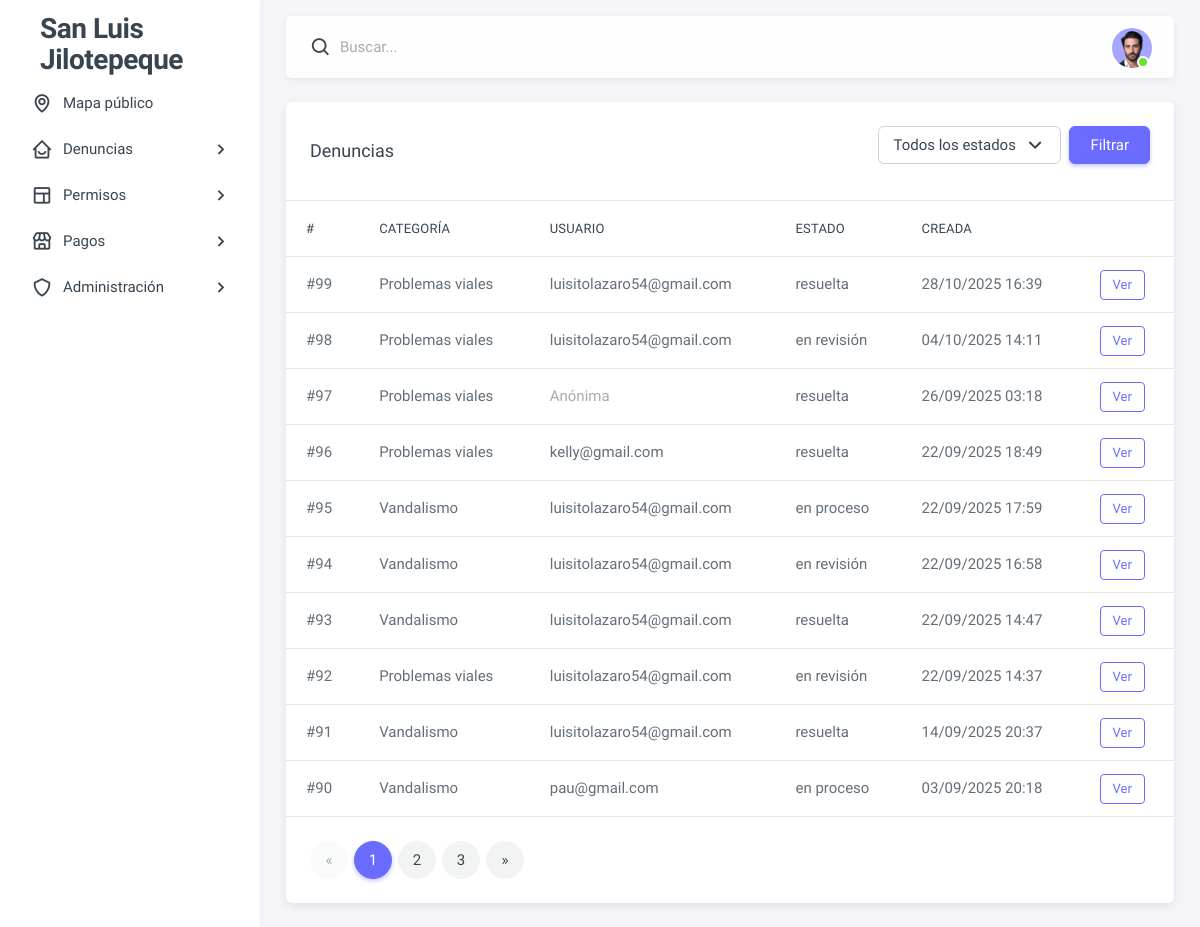
/admin-panel/denuncias/ (signed in), run on the app's committed database.
### dashboard/models.py (models this page shows, shortened)
class Denuncia(models.Model):
    ESTADOS = [
        ('enviada', 'Enviada'),
        ('en revisión', 'En revisión'),
        ('en proceso', 'En proceso'),
        ('resuelta', 'Resuelta'),
        ('rechazada', 'Rechazada'),
    ]
    usuario = models.ForeignKey(settings.AUTH_USER_MODEL, on_delete=models.SET_NULL, null=True, blank=True)
    categoria = models.ForeignKey('CategoriaDenuncia', on_delete=models.PROTECT)
    descripcion = models.TextField()
    fecha_hecho = models.DateField()
    es_anonima = models.BooleanField(default=False)
    estado = models.CharField(max_length=20, choices=ESTADOS, default='enviada')
    ubicacion = models.ForeignKey('Ubicacion', on_delete=models.SET_NULL, null=True, blank=True)
    evidencia = models.FileField(upload_to='denuncias/evidencias/', null=True, blank=True)
    rechazo_motivo = models.TextField(blank=True, default="")
    resolucion_nota = models.TextField(blank=True, default="")
    resolucion_evidencia = models.FileField(upload_to='denuncias/resoluciones/', null=True, blank=True)
    resuelto_por = models.ForeignKey(
        settings.AUTH_USER_MODEL, on_delete=models.SET_NULL,
        null=True, blank=True, related_name='denuncias_resueltas'
    )
    creada_en = models.DateTimeField(auto_now_add=True)
    finalizada_en = models.DateTimeField(null=True, blank=True)
    class Meta:
        indexes = [
            models.Index(fields=['estado']),
            models.Index(fields=['creada_en']),
        ]

class CategoriaDenuncia(models.Model):
    nombre = models.CharField(max_length=50, unique=True)

class Usuario(AbstractBaseUser, PermissionsMixin):
    TIPO_USUARIO_CHOICES = [
        ('ciudadano', 'Ciudadano'),
        ('administrador', 'Administrador'),
    ]
    nombre = models.CharField(max_length=100)
    apellido = models.CharField(max_length=100)
    correo = models.EmailField(unique=True, max_length=150)
    telefono = models.CharField(max_length=20, blank=True, null=True)
    es_activo = models.BooleanField(default=False)
    token_activacion = models.UUIDField(default=uuid.uuid4, editable=False)
    token_creado_en = models.DateTimeField(default=timezone.now)  # Fecha para validar 24h
    tipo_usuario = models.CharField(max_length=20, choices=TIPO_USUARIO_CHOICES, default='ciudadano')
    creado_en = models.DateTimeField(auto_now_add=True)
    acepta_terminos = models.BooleanField(default=False)
    terminos_aceptados_en = models.DateTimeField(null=True, blank=True)
    terminos_version = models.CharField(
        max_length=20,
        default="v1-2025-11",  # o lo que quieras usar como etiqueta de versión
    )
    is_staff = models.BooleanField(default=False)
    USERNAME_FIELD = 'correo'
    REQUIRED_FIELDS = ['nombre', 'apellido', 'telefono']
    objects = UsuarioManager()

### dashboard/views/admin_panel.py (the view)
# urls.py: path('admin-panel/denuncias/', admin_panel.denuncias, name='admin_denuncias'),
@user_passes_test(es_admin, login_url='login')
def denuncias(request):
    qs = Denuncia.objects.select_related('categoria','usuario','ubicacion').order_by('-creada_en')
    estado = request.GET.get('estado', '')   # <-- default vacío
    if estado:
        qs = qs.filter(estado=estado)
    paginator = Paginator(qs, 10)
    page_obj = paginator.get_page(request.GET.get('page') or 1)
    return render(request, 'admin_panel/denuncias_list.html', {
        "page_obj": page_obj,
        "estado": estado,
        "ESTADOS": ESTADOS,
    })

### dashboard/views/admin_panel.py (called while the page is built)
def es_admin(user):
    return user.is_authenticated and (user.is_staff or getattr(user, 'tipo_usuario', '') == 'administrador')

### dashboard/templates/admin_panel/denuncias_list.html (shortened to what this page needs)
{% extends "admin_panel/base_admin.html" %}
{% block content %}
<div class="card">
  <div class="card-header d-flex justify-content-between align-items-center">
    <h5 class="mb-0">Denuncias</h5>
    <form method="get" class="mb-3 d-flex gap-2">
      <select name="estado" class="form-select" style="max-width:220px;">
        <option value="">Todos los estados</option>
      </select>
      <button class="btn btn-primary">Filtrar</button>
    </form>
  </div>
  <div class="table-responsive">
    <table class="table mb-0">
      <thead>
        <tr>
          <th>#</th>
          <th>Categoría</th>
          <th>Usuario</th>
          <th>Estado</th>
          <th>Creada</th>
          <th></th>
        </tr>
      </thead>
      <tbody>
        {% for d in page_obj.object_list %}
        <tr>
          <td>#{{ d.id }}</td>
          <td>{{ d.categoria.nombre }}</td>
          <td>{% if d.usuario %}{{ d.usuario.correo }}{% else %}<span class="text-muted">Anónima</span>{% endif %}</td>
          <td>{{ d.estado }}</td>
          <td>{{ d.creada_en|date:"d/m/Y H:i" }}</td>
          <td><a class="btn btn-sm btn-outline-primary" href="{% url 'admin_denuncia_detalle' d.id %}">Ver</a></td>
        </tr>
        {% empty %}
        <tr>
          <td colspan="6" class="text-center text-muted py-4">Sin registros</td>
        </tr>
        {% endfor %}
      </tbody>
    </table>
  </div>
  {% if page_obj.paginator.num_pages > 1 %}
  <div class="card-footer">
    <nav>
      <ul class="pagination mb-0">
        {% if page_obj.has_previous %}
        <li class="page-item"><a class="page-link"
            href="?page={{ page_obj.previous_page_number }}{% if estado %}&estado={{ estado }}{% endif %}">&laquo;</a>
        </li>
        {% else %}<li class="page-item disabled"><span class="page-link">&laquo;</span></li>{% endif %}
        {% for num in page_obj.paginator.page_range %}
        {% if num == page_obj.number %}
        <li class="page-item active"><span class="page-link">{{ num }}</span></li>
        {% elif num >= page_obj.number|add:-2 and num <= page_obj.number|add:2 %} <li class="page-item"><a
            class="page-link" href="?page={{ num }}{% if estado %}&estado={{ estado }}{% endif %}">{{ num }}</a></li>
          {% endif %}
          {% endfor %}
          {% if page_obj.has_next %}
          <li class="page-item"><a class="page-link"
              href="?page={{ page_obj.next_page_number }}{% if estado %}&estado={{ estado }}{% endif %}">&raquo;</a>
          </li>
          {% else %}<li class="page-item disabled"><span class="page-link">&raquo;</span></li>{% endif %}
      </ul>
    </nav>
  </div>
  {% endif %}
</div>
{% endblock %}

### data on the page
Denuncia: id "99", categoria.nombre "Problemas viales", usuario.correo "luisitolazaro54@gmail.com", estado "resuelta", creada_en "28/10/2025 16:39"
Denuncia: id "98", categoria.nombre "Problemas viales", usuario.correo "luisitolazaro54@gmail.com", estado "en revisión", creada_en "04/10/2025 14:11"
Denuncia: id "97", categoria.nombre "Problemas viales", shows "Anónima", estado "resuelta", creada_en "26/09/2025 03:18"
Denuncia: id "96", categoria.nombre "Problemas viales", usuario.correo "kelly@gmail.com", estado "resuelta", creada_en "22/09/2025 18:49"
Denuncia: id "95", categoria.nombre "Vandalismo", usuario.correo "luisitolazaro54@gmail.com", estado "en proceso", creada_en "22/09/2025 17:59"
Denuncia: id "94", categoria.nombre "Vandalismo", usuario.correo "luisitolazaro54@gmail.com", estado "en revisión", creada_en "22/09/2025 16:58"
Denuncia: id "93", categoria.nombre "Vandalismo", usuario.correo "luisitolazaro54@gmail.com", estado "resuelta", creada_en "22/09/2025 14:47"
Denuncia: id "92", categoria.nombre "Problemas viales", usuario.correo "luisitolazaro54@gmail.com", estado "en revisión", creada_en "22/09/2025 14:37"
Denuncia: id "91", categoria.nombre "Vandalismo", usuario.correo "luisitolazaro54@gmail.com", estado "resuelta", creada_en "14/09/2025 20:37"
Denuncia: id "90", categoria.nombre "Vandalismo", usuario.correo "pau@gmail.com", estado "en proceso", creada_en "03/09/2025 20:18"

### other printed values
{{ num }} "1"
{{ num }} "2" "3"
